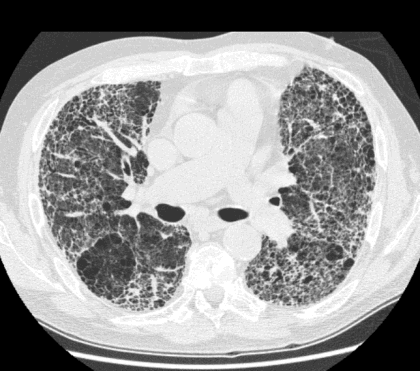
#> input picture CT_sample 1.tif, 420 x 371 px
$ jupyter execute --allow-errors Lab2.ipynb
#> lines starting #> are read from the running program, lines starting #| are printed output that depends on the picture
[cell 1]
import cv2
import matplotlib.pyplot as plt
import numpy as np

#> (a cell that did not finish here is left out)

#> (a cell that did not finish here is left out)

#> (a cell that did not finish here is left out)

#> (a cell that did not finish here is left out)

#> (a cell that did not finish here is left out)

#> (a cell that did not finish here is left out)

[cell 8]
CT = cv2.imread('CT_sample 1.tif')
#> CT is the input picture: shape (371, 420, 3); min 0, max 28, mean 16.7

[cell 9]
CT = cv2.cvtColor(CT, cv2.COLOR_BGR2GRAY)
#> CT: shape (371, 420)
cv2.imshow("CT", CT)
cv2.waitKey(0)
cv2.destroyAllWindows()

[cell 10]
hist = cv2.calcHist([CT],[0],None,[256],[0,256])
#> hist = 256 values, max 23497 at index 0, min 0 at index 29, mean 608.7
print(hist)
#> (printed output is left out)
y = hist.ravel()
#> y has the same summary as hist
x = np.arange(256)

[cell 11]
plt.bar(x,y)
plt.show()
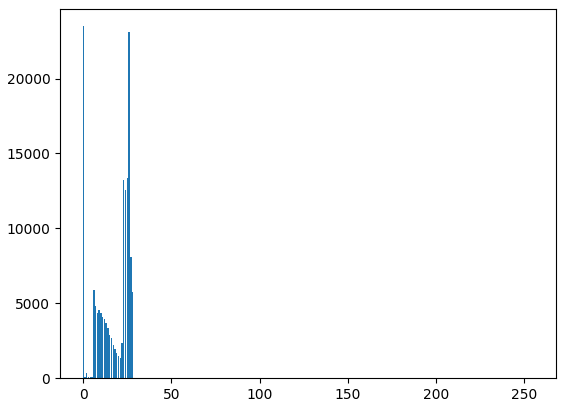
#> figure drawn by matplotlib, 1 panel; tallest bar 23497 high, from x = -0.4 to 0.4

[cell 12]
stretched = cv2.normalize(CT, None, alpha=0, beta=255, norm_type=cv2.NORM_MINMAX)
cv2.imshow("stretched", stretched)
cv2.waitKey(0)
cv2.destroyAllWindows()

[cell 13]
hist = cv2.calcHist([stretched],[0],None,[256],[0,256])
#> hist = 256 values, max 23497 at index 0, min 0 at index 1, mean 608.7
print(hist)
#> (printed output is left out)
y = hist.ravel()
#> y has the same summary as hist
x = np.arange(256)

[cell 14]
plt.bar(x,y)
plt.show()
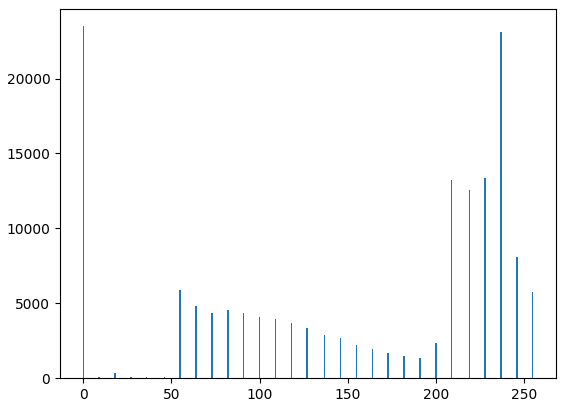
#> figure drawn by matplotlib, 1 panel; tallest bar 23497 high, from x = -0.4 to 0.4
